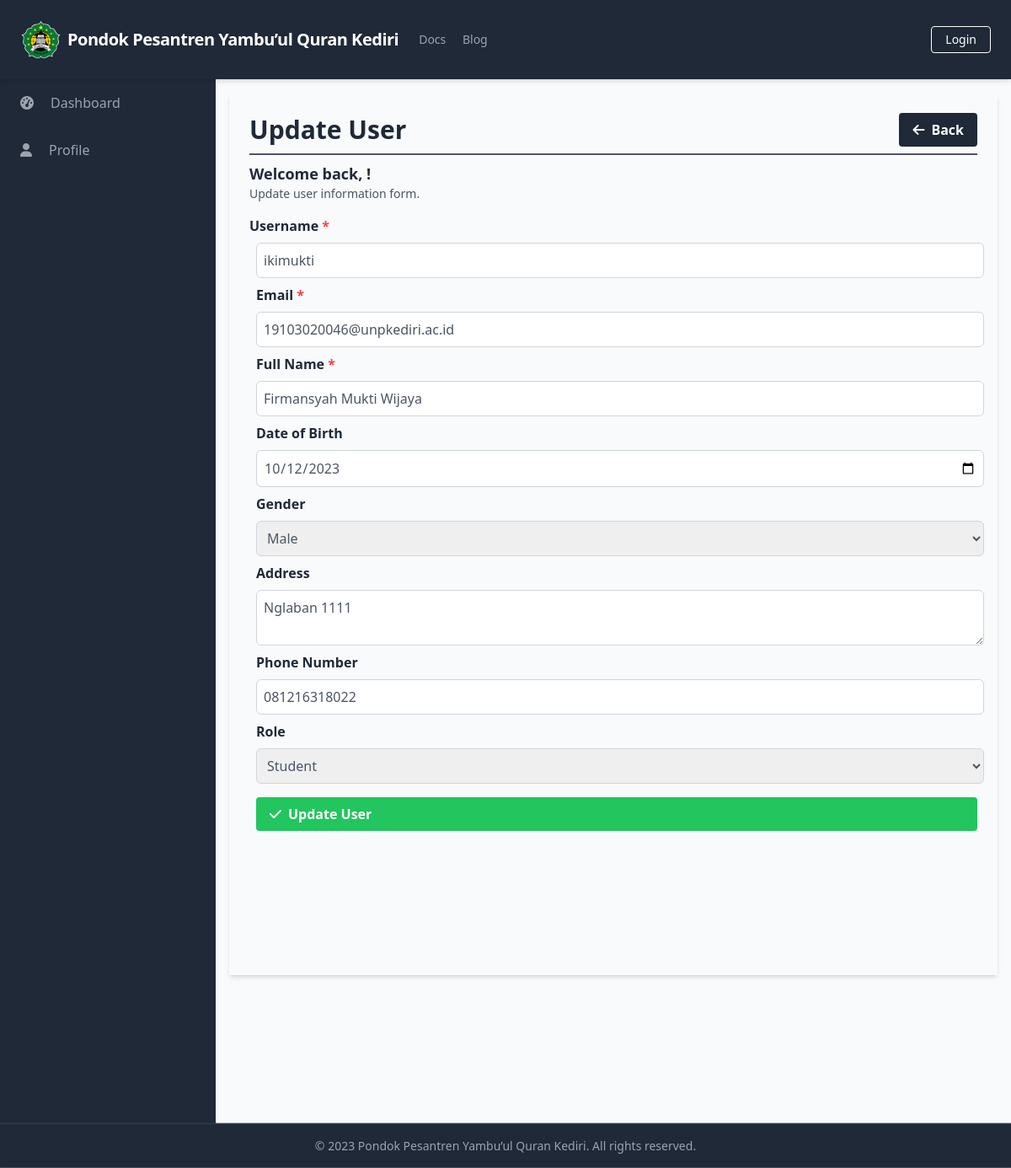
Screenshot of /manage_users/manage_users_update.php?id=0 with the database file from the repository.
### tables this page shows
CREATE TABLE `users` (
  `UserID` int(11) NOT NULL,
  `Username` varchar(50) NOT NULL,
  `Password` varchar(255) NOT NULL,
  `Email` varchar(100) NOT NULL,
  `FullName` varchar(100) DEFAULT NULL,
  `DateOfBirth` date DEFAULT NULL,
  `Gender` varchar(10) DEFAULT NULL,
  `Address` text DEFAULT NULL,
  `PhoneNumber` varchar(20) DEFAULT NULL,
  `RoleID` int(11) DEFAULT NULL,
  `AccountCreationDate` timestamp NOT NULL DEFAULT current_timestamp() ON UPDATE current_timestamp(),
  `LastLogin` datetime DEFAULT NULL,
  `AccountStatus` varchar(20) DEFAULT NULL,
  `ProfilePictureURL` varchar(255) DEFAULT NULL,
  `ActivationStatus` varchar(20) DEFAULT NULL
);

### public/manage_users/manage_users_update.php (the view, shortened to what this page needs)
<?php
require_once('../../database/connection.php');
include_once('../components/header.php');
$user_id = $username = $email = $full_name = $date_of_birth = $gender = $address = $phone_number = $role = '';
if (isset($_GET['id'])) {
    $user_id = mysqli_real_escape_string($conn, $_GET['id']);
    $query = "SELECT * FROM Users WHERE UserID = ? LIMIT 1";
    $stmt = $conn->prepare($query);
    $stmt->bind_param('s', $user_id);
    $stmt->execute();
    $result = $stmt->get_result();
    $user = $result->fetch_assoc();
    if (!$user) {
    } else {
        $username = $user['Username'];
        $email = $user['Email'];
        $full_name = $user['FullName'];
        $date_of_birth = $user['DateOfBirth'];
        $gender = $user['Gender'];
        $address = $user['Address'];
        $phone_number = $user['PhoneNumber'];
        $role = $user['RoleID'];
    }
}
?>
<div class="h-screen flex flex-col">
    <?php include('../components/navbar.php'); ?>
    <div class="flex-grow bg-gray-50 flex flex-row shadow-md">
        <?php include('../components/sidebar.php'); ?>
        <main class="bg-gray-50 flex flex-col flex-1 overflow-y-scroll h-screen flex-shrink-0 sc-hide pb-40">
            <div class="flex items-start justify-start p-6 shadow-md m-4 flex-1 flex-col">
                <div class="flex flex-row justify-between items-center w-full border-b-2 border-gray-600 mb-2 pb-2">
                    <h1 class="text-3xl text-gray-800 font-semibold w-full">Update User</h1>
                    <div class="flex flex-row justify-end items-center">
                        <a href="manage_users_list.php" class="bg-gray-800 hover:bg-gray-700 text-white font-bold py-2 px-4 rounded inline-flex items-center space-x-2">
                            <i class="fas fa-arrow-left"></i>
                            <span>Back</span>
                        </a>
                    </div>
                </div>
                <div class="flex flex-col w-full">
                    <div class="flex flex-row justify-between items-center w-full pb-2">
                        <div>
                            <h2 class="text-lg text-gray-800 font-semibold">Welcome back, <?php echo $_SESSION['FullName']; ?>!</h2>
                            <p class="text-gray-600 text-sm">Update user information form.</p>
                        </div>
                    </div>
                    <form action="" method="POST" class="flex flex-col w-full space-x-2">
                        <label for="username" class="block font-semibold text-gray-800 mt-2 mb-2">Username <span class="text-red-500">*</span></label>
                        <input type="text" id="username" name="username" class="w-full rounded-md border-gray-300 px-2 py-2 border text-gray-600" placeholder="Username" value="<?php echo $username; ?>">
                        <label for="email" class="block font-semibold text-gray-800 mt-2 mb-2">Email <span class="text-red-500">*</span></label>
                        <input type="email" id="email" name="email" class="w-full rounded-md border-gray-300 px-2 py-2 border text-gray-600" placeholder="Email" value="<?php echo $email; ?>">
                        <label for="full_name" class="block font-semibold text-gray-800 mt-2 mb-2">Full Name <span class="text-red-500">*</span></label>
                        <input type="text" id="full_name" name="full_name" class="w-full rounded-md border-gray-300 px-2 py-2 border text-gray-600" placeholder="Full Name" value="<?php echo $full_name; ?>">
                        <label for="date_of_birth" class="block font-semibold text-gray-800 mt-2 mb-2">Date of Birth</label>
                        <input type="date" id="date_of_birth" name="date_of_birth" class="w-full rounded-md border-gray-300 px-2 py-2 border text-gray-600" placeholder="Date of Birth" value="<?php echo $date_of_birth; ?>">
                        <label for="gender" class="block font-semibold text-gray-800 mt-2 mb-2">Gender</label>
                        <select id="gender" name="gender" class="w-full rounded-md border-gray-300 px-2 py-2 border text-gray-600">
                            <option value="Male" <?php if ($gender === 'Male') echo 'selected'; ?>>Male</option>
                        </select>
                        <label for="address" class="block font-semibold text-gray-800 mt-2 mb-2">Address</label>
                        <textarea id="address" name="address" class="w-full rounded-md border-gray-300 px-2 py-2 border text-gray-600" placeholder="Address"><?php echo $address; ?></textarea>
                        <label for="phone_number" class="block font-semibold text-gray-800 mt-2 mb-2">Phone Number</label>
                        <input type="tel" id="phone_number" name="phone_number" class="w-full rounded-md border-gray-300 px-2 py-2 border text-gray-600" placeholder="Phone Number" value="<?php echo $phone_number; ?>">
                        <?php
                        function getRoles($conn)
                        {
                            $roles = array();
                            $query = "SELECT RoleID, RoleName FROM Role";
                            $result = $conn->query($query);
                            if (
                                $result->num_rows > 0
                            ) {
                                while ($row = $result->fetch_assoc()) {
                                    $roles[$row['RoleID']] = $row['RoleName'];
                                }
                            }
                            return $roles;
                        }
                        $roles = getRoles($conn);
                        ?>
                        <label for="role" class="block font-semibold text-gray-800 mt-2 mb-2">Role</label>
                        <select id="role" name="role" class="w-full rounded-md border-gray-300 px-2 py-2 border text-gray-600">
                            <?php
                            foreach ($roles as $roleId => $roleName) {
                                $selected = ($role == $roleId) ? 'selected' : '';
                                echo "<option value=\"$roleId\" $selected>$roleName</option>";
                            }
                            ?>
                        </select>
                        <button type="submit" class="bg-green-500 hover-bg-green-700 text-white font-bold py-2 px-4 rounded inline-flex items-center mt-4 text-center">
                            <i class="fas fa-check mr-2"></i>
                            <span>Update User</span>
                        </button>
                    </form>
                </div>
            </div>
        </main>
    </div>
    <?php include('../components/footer.php'); ?>
</div>
</body>
</html>

### rows the page displays
users: username "ikimukti", email "19103020046@unpkediri.ac.id", full_name "Firmansyah Mukti Wijaya", date_of_birth "10/12/2023", gender "Male", address "Nglaban 1111", phone_number "081216318022"

### other values shown
$baseTitle "Pondok Pesantren Yambu’ul Quran Kediri"
form field role "Student"
